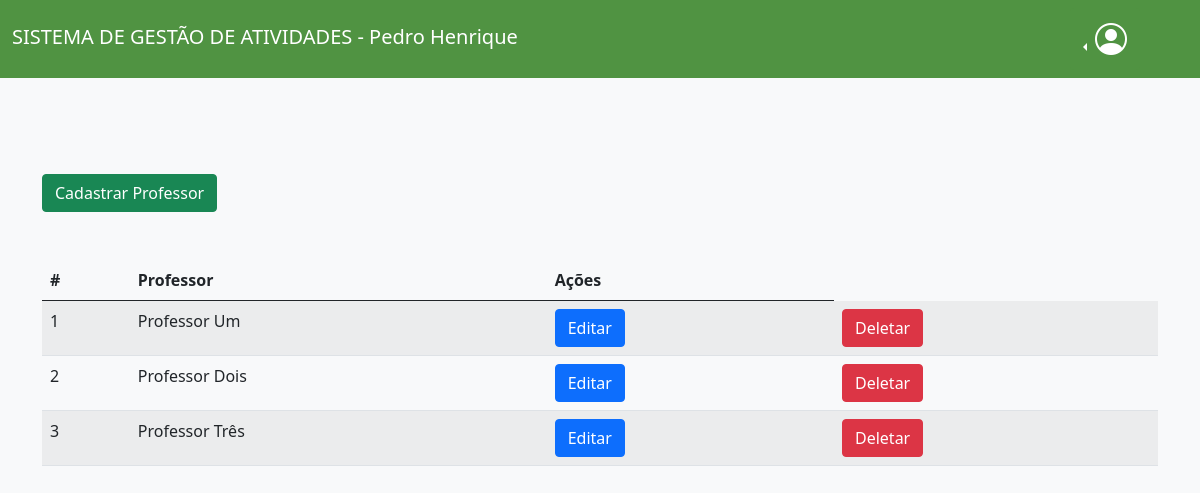
Screenshot of /pagina_admin.php (signed in) with the database file from the repository.
### tables this page shows
CREATE TABLE `professores` (
  `codigo` int(11) NOT NULL,
  `nome` varchar(100) NOT NULL,
  `email` varchar(100) NOT NULL,
  `senha` varchar(100) NOT NULL
);

### pagina_admin.php (the view, shortened to what this page needs)
<?php
include 'config.php';
$nome = $_SESSION['admin'];
$sql = "SELECT * FROM professores";
$result = $conn->query($sql);
?>
<!DOCTYPE html>
<html>
<head>
    <link href="css/bootstrap.css" rel="stylesheet">
    <link rel="stylesheet" href="https://cdn.jsdelivr.net/npm/bootstrap-icons@1.11.3/font/bootstrap-icons.min.css">
</head>
<body class="bg-light">
    <nav class="navbar navbar-custom">
        <div class="container-fluid">
            <span class="navbar-brand mb-1 h4 text-white">SISTEMA DE GESTÃO DE ATIVIDADES - <?php echo $nome ?></span>
            <div class="dropdown dropstart me-5">
                <button class="btn btn-custom dropdown-toggle" type="button" data-bs-toggle="dropdown"
                    aria-expanded="false">
                    <i class="bi bi-person-circle large-icon"></i><br>
                </button>
            </div>
        </div>
    </nav>
    <div class="container mt-5">
        <div class="row">
            <div class="col">
                <a href="cadastrar_professor.php" class="btn btn-success m-5 ms-0">Cadastrar Professor</a>
                <table class="table table-striped">
                    <thead>
                        <tr>
                            <th scope="col">#</th>
                            <th scope="col">Professor</th>
                            <th scope="col">Ações</th>
                        </tr>
                    </thead>
                    <tbody>
                        <?php if ($result->num_rows > 0): ?>
                            <?php while ($row = $result->fetch_assoc()): ?>
                                <tr>
                                    <td><?php echo $row['codigo']; ?></td>
                                    <td><?php echo $row['nome']; ?></td>
                                    <td><a href="editar_professor.php?professor_id=<?php echo $row['codigo'] ?>"
                                            class="btn btn-primary">Editar</a></td>
                                    <td><button type="button" class="btn btn-danger" data-bs-toggle="modal"
                                            data-bs-target="#exampleModal" onclick="getID(<?php echo $row['codigo'] ?>)">
                                            Deletar
                                        </button>
                                    </td>
                                </tr>
                            <?php endwhile; ?>
                        <?php endif; ?>
                    </tbody>
                </table>
            </div>
        </div>
    </div>
</body>
</html>

### pagina_admin.php (style rules this page uses)
.navbar-custom { background-color: #509342; }
.dropdown>.btn-custom { background-color: #509342; color: #ffffff; }
.bi-person-circle { font-size: 2rem; }

### rows the page displays
professores: codigo "1", nome "Professor Um"
professores: codigo "2", nome "Professor Dois"
professores: codigo "3", nome "Professor Três"

### other values shown
$nome "Pedro Henrique"
